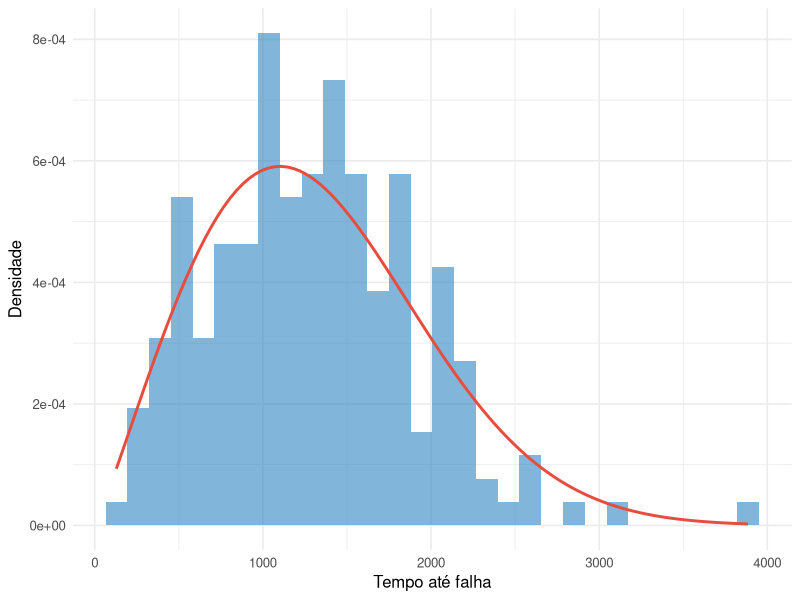

R code for this plot:
## ---- chunk 1
#| label: fig-weibull
#| fig-cap: "Exemplo de ajuste de distribuição Weibull"
#| echo: false

set.seed(123)
library(ggplot2)
library(dplyr)

# Gerar dados sintéticos de tempos até falha (Weibull)
n <- 200
shape <- 2.1
scale <- 1500
falhas <- rweibull(n, shape = shape, scale = scale)

df <- tibble(tempo = falhas)

# Estimativa de parâmetros via método dos momentos simples
weibull_shape_est <- 1 + sqrt(6)/pi * sd(log(df$tempo))
weibull_scale_est <- exp(mean(log(df$tempo)))

ggplot(df, aes(x = tempo)) +
	geom_histogram(aes(y = ..density..), bins = 30, fill = "#2E86C1", alpha = 0.6) +
	stat_function(fun = dweibull, args = list(shape = shape, scale = scale), color = "#E74C3C", size = 1) +
	labs(x = "Tempo até falha", y = "Densidade") +
	theme_minimal(base_size = 12)
## ---- chunk 2
#| label: tbl-mtbf
#| tbl-cap: "Exemplo de cálculo de MTBF para três ativos"
#| echo: false
library(dplyr)

set.seed(456)
ativos <- data.frame(
	Ativo = c("Caminhão A", "Caminhão B", "Caminhão C"),
	Horas_Operacao = c(4200, 3800, 4500),
	Falhas = c(7, 9, 6)
)

ativos <- ativos %>% mutate(MTBF = Horas_Operacao / Falhas)

knitr::kable(ativos, format = "html", digits = 1, col.names = c("Ativo", "Horas de Operação", "Nº Falhas", "MTBF (h)"))
